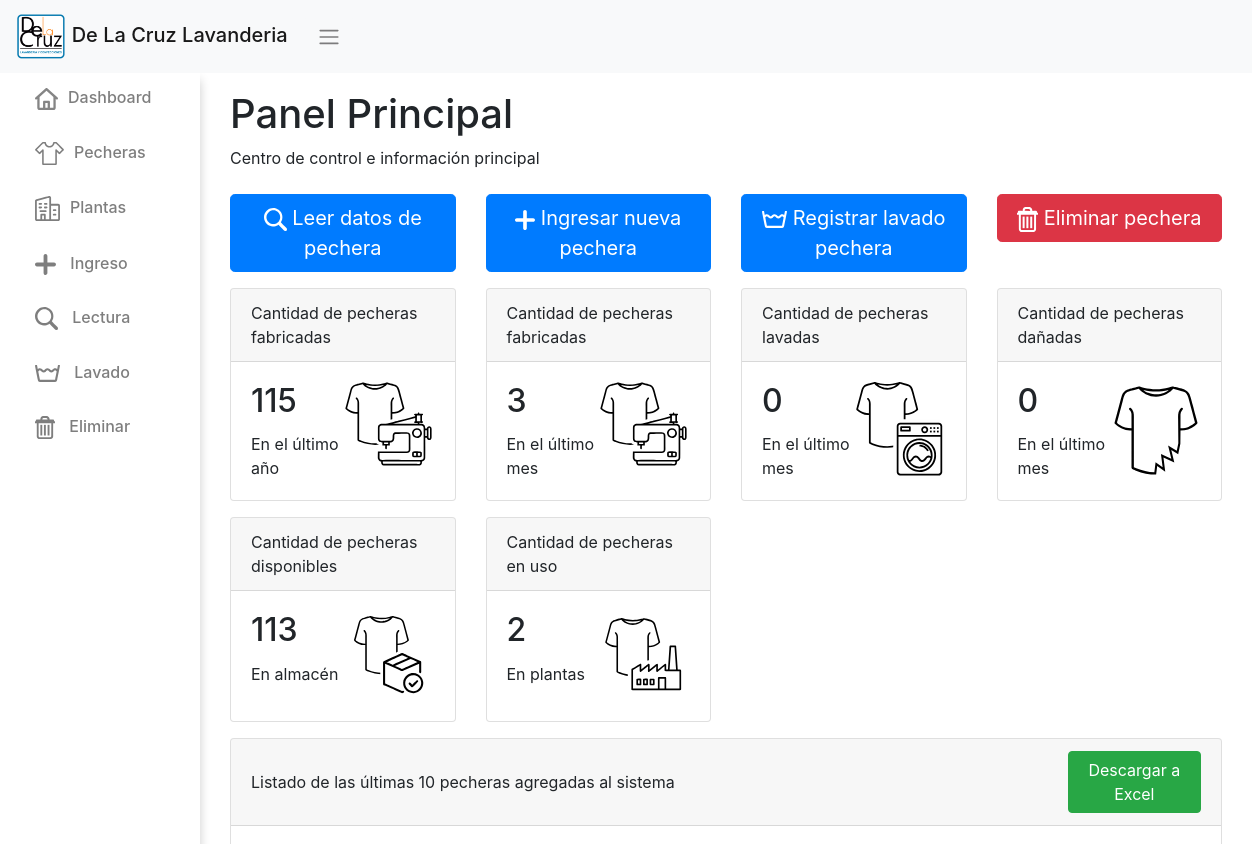
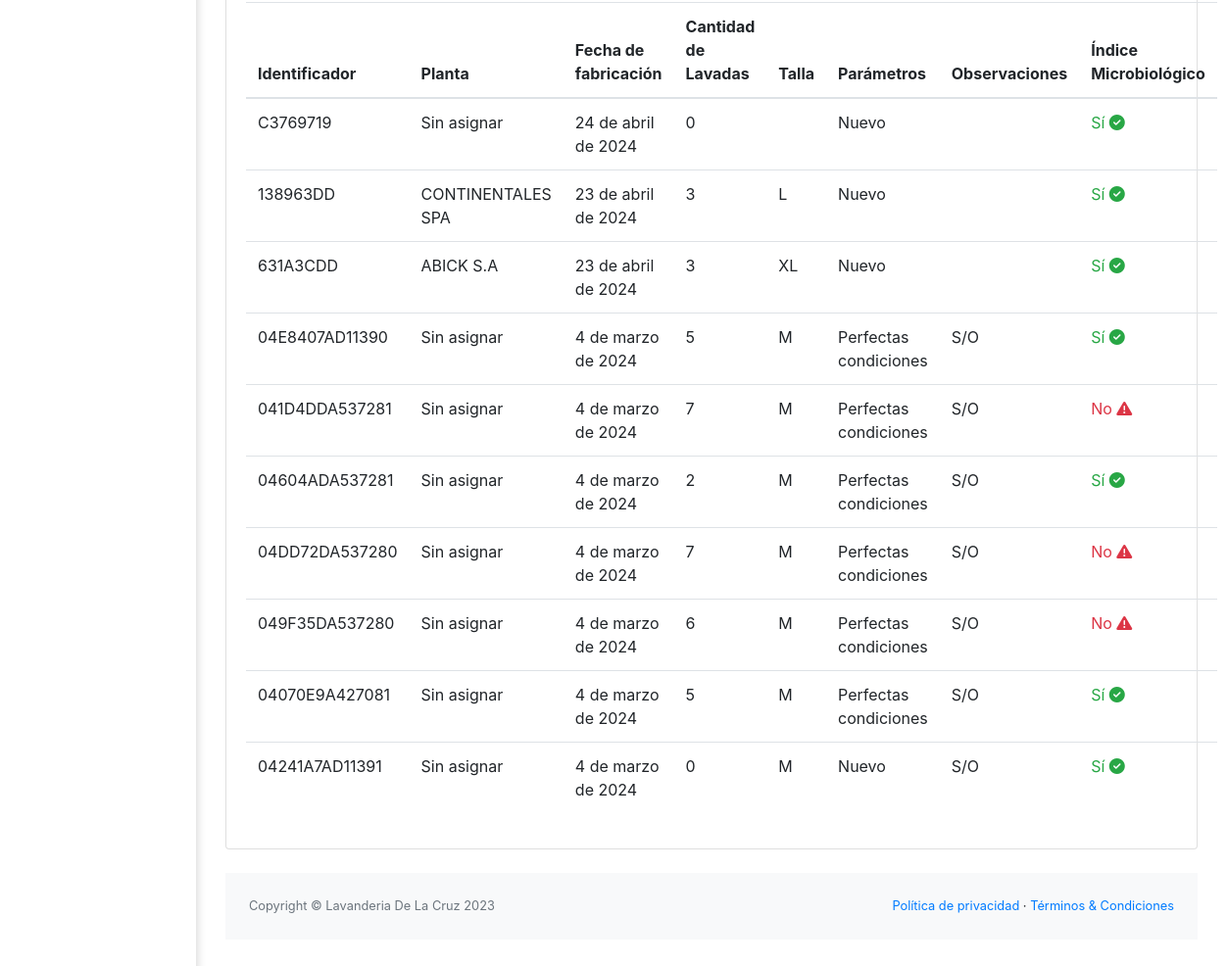
The app's page /, older data (2 pictures, top to bottom).
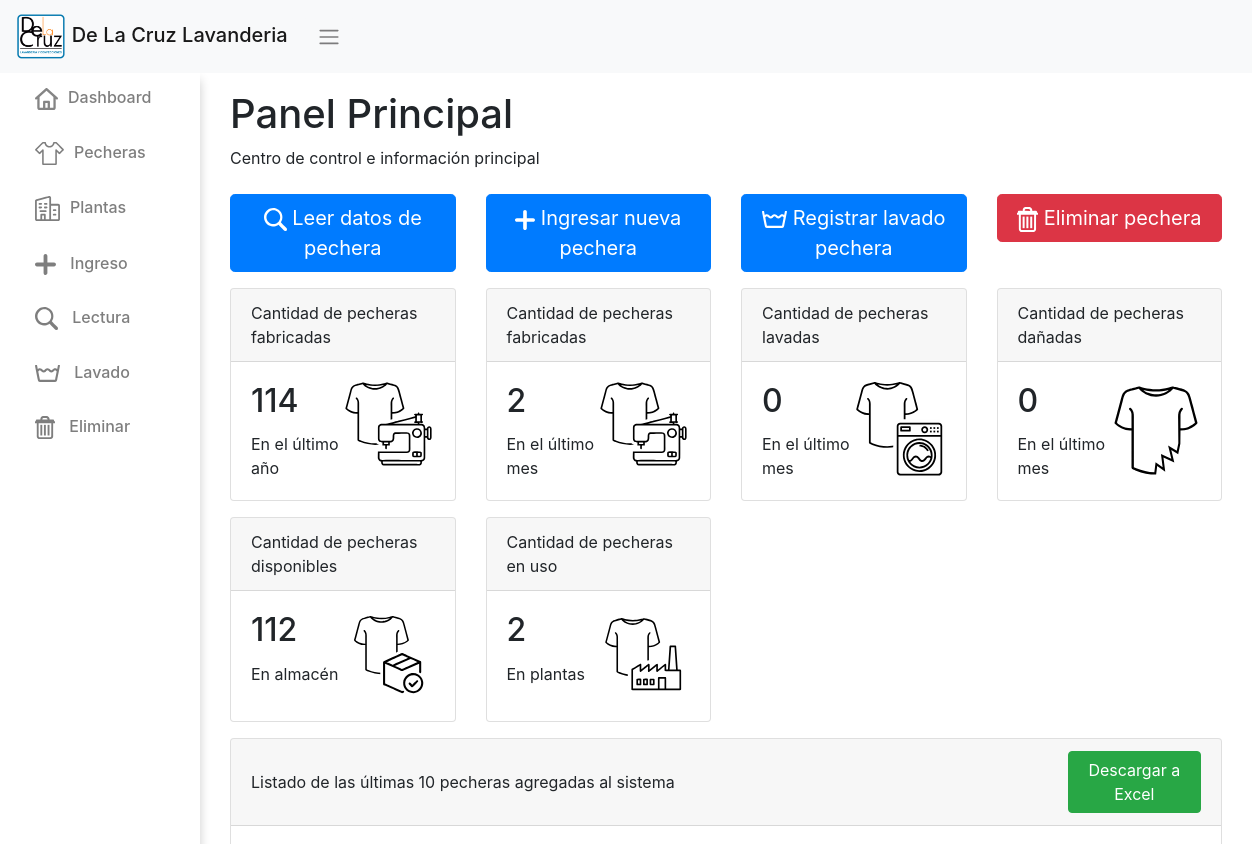
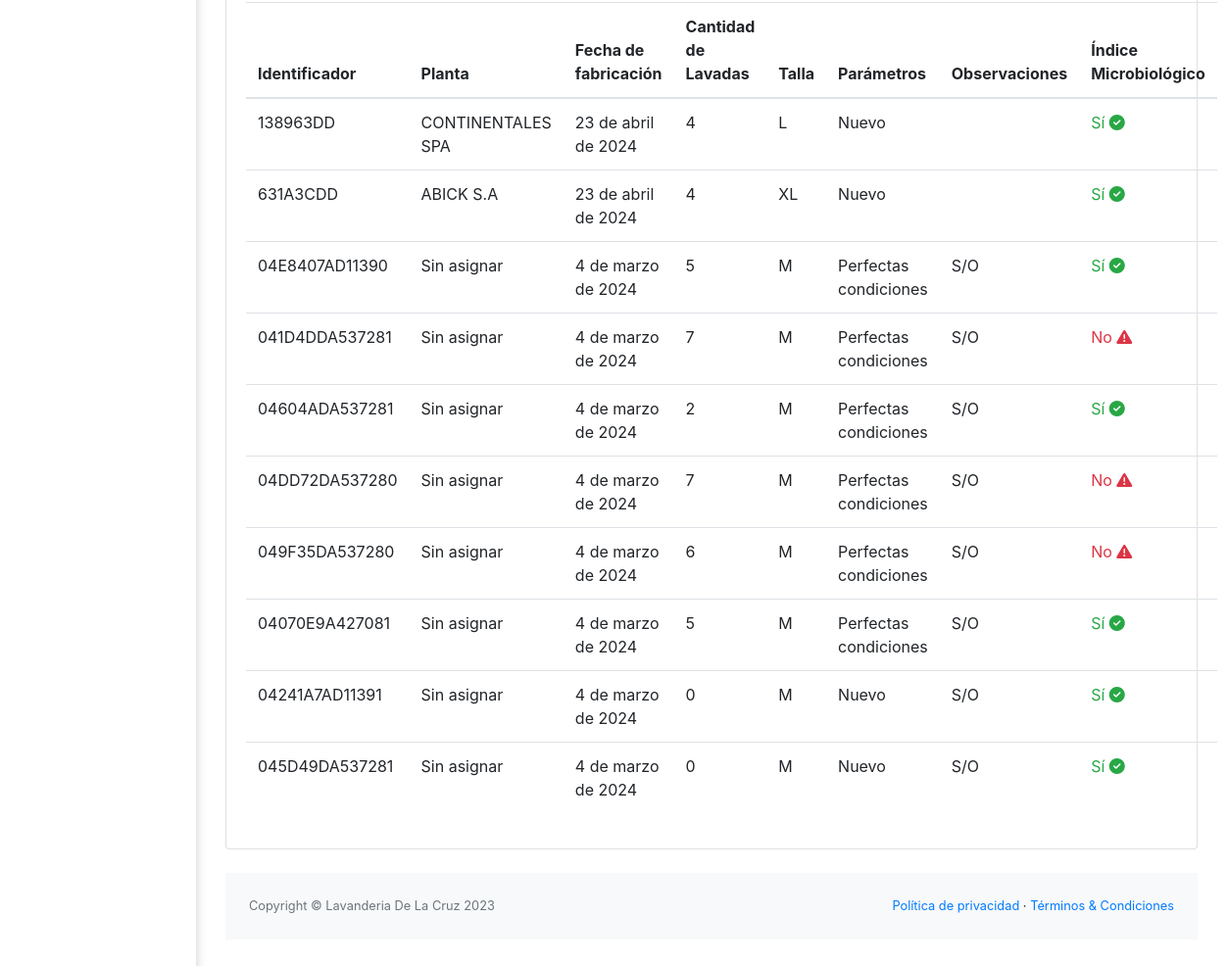
The same page, newer data (2 pictures, top to bottom).
### app/models.py (models this page shows, shortened)
class Pechera(models.Model):
    id_pechera = models.CharField(max_length=100, unique=True)
    fecha_fabricacion = models.DateField(null=True)
    talla = models.CharField(max_length=5)
    cantidad_lavados = models.IntegerField(default=0)
    observaciones = models.CharField(max_length=500, blank=True)
    planta = models.IntegerField (choices=PLANTAS_CHOICES,default=1)
    parameters = models.CharField(max_length=50, choices=PARAMETERS_CHOICES, default='1')
    indice_microbiologico = models.CharField(max_length=2, choices=OPCIONES_INDICE, default='Si', verbose_name="Índice Microbiológico")
    eliminada = models.BooleanField(default=False)

### app/views.py (the view)
# urls.py: path('', index, name='index'),
def index(request):
    latest_pecheras = Pechera.objects.exclude(eliminada=True).order_by('-fecha_fabricacion')[:10]
    today = datetime.now()
    last_year = today - timedelta(days=365)
    manufactured_last_year = Pechera.objects.filter(fecha_fabricacion__gte=last_year).count()
    last_month = today - timedelta(days=30)
    manufactured_last_month = Pechera.objects.filter(fecha_fabricacion__gte=last_month).count()
    washed_last_month = Lavado.objects.filter(fecha_lavado__gte=last_month).count()
    faulty_last_month = Pechera.objects.filter(eliminada=True, fecha_fabricacion__gte=last_month).count()
    disponibles = Pechera.objects.filter(planta__icontains=1,eliminada=False).count()
    pecheras_no_eliminadas = Pechera.objects.exclude(eliminada=True)[:]
    planta = pecheras_no_eliminadas.exclude(planta__iexact=1).count()
    context = {
        'latest_pecheras': latest_pecheras,
        'manufactured_last_year': manufactured_last_year,
        'manufactured_last_month': manufactured_last_month,
        'faulty_last_month': faulty_last_month,
        'washed_last_month': washed_last_month,
        'disponibles': disponibles,
        'planta': planta,
    }
    return render(request, 'app/index.html', context)

### app/templates/app/index.html (shortened to what this page needs)
{% extends 'app/base.html' %}
{% load static %}
{% block contenido %}
  <h1>Panel Principal</h1>
  <Spam>Centro de control e información principal</Spam><br /><br/>
  <div class="row">
    <div class="col-sm-3 mb-3"><a class="btn btn-primary btn-block btn-lg" href="{% url 'lectura' %}" role="button"><img src="{% static 'app\img\lecturaw.svg' %}" width="23" alt="icono lavado" id="iconow"> Leer datos de pechera</a></div>
    <div class="col-sm-3 mb-3"><a class="btn btn-primary btn-block btn-lg" href="{% url 'ingreso' %}" role="button"><img src="{% static 'app\img\plusw.svg' %}" width="20" alt="icono lavado" id="iconow"> Ingresar nueva pechera</a></div>
    <div class="col-sm-3 mb-3"><a class="btn btn-primary btn-block btn-lg" href="{% url 'lavado' %}" role="button"><img src="{% static 'app\img\lavadow.svg' %}" width="25" alt="icono lavado" id="iconow"> Registrar lavado pechera</a></div>
    <div class="col-sm-3 mb-3"><a class="btn btn-danger btn-block btn-lg" href="{% url 'eliminar' %}" role="button"><img src="{% static 'app\img\eliminarw.svg' %}" height="25" alt="icono eliminar" id="iconow"> Eliminar pechera</a></div>
  </div>
  <div class="row">
    <div class="col-sm-3 mb-3">
      <div class="card">
        <div class="card-header">Cantidad de pecheras fabricadas</div>
        <div class="card-body">
          <img src="{% static 'app\img\fabricadas.svg' %}" width="90" alt="fabricadas" style="float: right;">
          <h2 class="card-title">{{ manufactured_last_year }}</h2>
          <p class="card-text">En el último año</p>
        </div>
      </div>
    </div>
    <div class="col-sm-3 mb-3">
      <div class="card">
        <div class="card-header">Cantidad de pecheras fabricadas</div>
        <div class="card-body">
          <img src="{% static 'app\img\fabricadas.svg' %}" width="90" alt="fabricadas" style="float: right;">
          <h2 class="card-title">{{ manufactured_last_month }}</h2>
          <p class="card-text">En el último mes</p>
        </div>
      </div>
    </div>
    <div class="col-sm-3 mb-3">
      <div class="card">
        <div class="card-header">Cantidad de pecheras lavadas</div>
        <div class="card-body">
          <img src="{% static 'app\img\lavadas.svg' %}" width="90" alt="lavadas" style="float: right;">
          <h2 class="card-title">{{ washed_last_month }}</h2>
          <p class="card-text">En el último mes</p>
        </div>
      </div>
    </div>
    <div class="col-sm-3 mb-3">
      <div class="card">
        <div class="card-header">Cantidad de pecheras dañadas</div>
        <div class="card-body">
          <img src="{% static 'app\img\defectuosas.svg' %}" width="90" alt="defectuosas" style="float: right;">
          <h2 class="card-title">{{ faulty_last_month }}</h2>
          <p class="card-text">En el último mes</p>
        </div>
      </div>
    </div>
  </div>
  <div class="row">
    <div class="col-sm-3 mb-3">
      <div class="card">
        <div class="card-header">Cantidad de pecheras disponibles</div>
        <div class="card-body">
          <img src="{% static 'app\img\disponibles.svg' %}" width="90" alt="fabricadas" style="float: right;">
          <h2 class="card-title">{{ disponibles }}</h2>
          <p class="card-text">En almacén</p>
        </div>
      </div>
    </div>
    <div class="col-sm-3 mb-3">
      <div class="card">
        <div class="card-header">Cantidad de pecheras en uso</div>
        <div class="card-body">
          <img src="{% static 'app\img\planta.svg' %}" width="90" alt="fabricadas" style="float: right;">
          <h2 class="card-title">{{ planta }}</h2>
          <p class="card-text">En plantas</p>
        </div>
      </div>
    </div>
  </div>
  <div class="card mb-4">
    <div class="card-header">
      <div class="row" style="display: flex; justify-content: center; align-items: center;">
        <div class="col-sm-10">Listado de las últimas 10 pecheras agregadas al sistema</div>
        <div class="col-sm-2"><a class="btn btn-success btn-block" href="{% url 'exportar_a_excel' %}" role="button" style="margin-left: auto;" id="hide-mobile">Descargar a Excel</a></div>
      </div>
    </div>
    <div class="card-body">
      <table class="table table-responsive-sm table-fluid">
        <thead>
          <tr>
            <th>Identificador</th>
            <th>Planta</th>
            <th>Fecha de fabricación</th>
            <th>Cantidad de Lavadas</th>
            <th>Talla</th>
            <th>Parámetros</th>
            <th>Observaciones</th>
            <th>Índice Microbiológico</th>
          </tr>
        </thead>
        <tbody>
          {% for pechera in latest_pecheras %}
            <tr>
              <td>{{ pechera.id_pechera }}</td>
              <td>{{ pechera.get_planta_display }}</td>
              <td>{{ pechera.fecha_fabricacion }}</td>
              <td>{{ pechera.cantidad_lavados }}</td>
              <td>{{ pechera.talla }}</td>
              <td>{{ pechera.get_parameters_display }}</td>
              <td>{{ pechera.observaciones }}</td>
              <td>
                {% if pechera.indice_microbiologico == 'No' %}
                  <span class="text-danger">No</span>
                  <i class="fas fa-exclamation-triangle text-danger"></i>
                {% elif pechera.indice_microbiologico == 'Si' %}
                  <span class="text-success">Sí</span>
                  <i class="fas fa-check-circle text-success"></i>
                {% else %}
                  <span class="text-warning">Valor no reconocido: {{ pechera.indice_microbiologico }}</span>
                {% endif %}
              </td>
            </tr>
          {% endfor %}
        </tbody>
      </table>
    </div>
  </div>
{% endblock %}

### app/templates/app/base.html (shortened to what this page needs)
<!DOCTYPE html>
<html lang="en">
  <head>
    {% load static %}
    <link rel="stylesheet" type="text/css" href="{% static 'app/css/style.css' %}" />
    <link rel="stylesheet" href="https://cdn.jsdelivr.net/npm/bootstrap@4.3.1/dist/css/bootstrap.min.css" />
  </head>
  <body>
    <nav class="navbar navbar-expand-lg navbar-light bg-light" id="barra">
      <a class="navbar-brand" href="https://delacruzlavanderia.cl/">
        <img src="{% static 'app\img\Logo.png' %}" width="50" alt="logo" />
        <span class="h5">De La Cruz Lavanderia</span>
      </a>
      <button class="btn btn-light" id="toggleBtn"><span class="navbar-toggler-icon"></span></button>
    </nav>
    <div class="sidenav" id="mySidenav">
      <a class="nav-link" href="{% url 'index' %}"><img src="{% static 'app\img\home.svg' %}" width="33" alt="icono home" id="icono">Dashboard</a>
      <a class="nav-link" href="{% url 'listado' %}"><img src="{% static 'app\img\pechera.svg' %}" width="39" alt="icono pechera" id="icono">Pecheras</a>
      <a class="nav-link" href="{% url 'plantas' %}"><img src="{% static 'app\img\plantas.svg' %}" width="35" alt="icono edificio" id="icono">Plantas</a>
      <a class="nav-link" href="{% url 'ingreso' %}"><img src="{% static 'app\img\plus.svg' %}" width="31" alt="icono suma" id="icono"> Ingreso</a>
      <a class="nav-link" href="{% url 'lectura' %}"><img src="{% static 'app\img\lectura.svg' %}" width="33" alt="icono lupa" id="icono"> Lectura</a>
      <a class="nav-link" href="{% url 'lavado' %}"><img src="{% static 'app\img\lavado.svg' %}" width="35" alt="icono lavado" id="icono"> Lavado</a>
      <a class="nav-link" href="{% url 'eliminar' %}"><img src="{% static 'app\img\eliminar.svg' %}" width="30" alt="icono eliminar" id="icono"> Eliminar</a>
    </div>
    <div id="contenido">
      {% block contenido %}
      {% endblock %}
      <footer class="py-4 bg-light mt-auto" id="pie">
        <div class="container-fluid px-4">
          <div class="d-flex align-items-center justify-content-between small">
            <div class="text-muted">Copyright &copy; Lavanderia De La Cruz 2023</div>
            <div>
              <a href="#">Política de privacidad</a>
              &middot;
              <a href="#">Términos &amp; Condiciones</a>
            </div>
          </div>
        </div>
      </footer>
    </div>
  </body>
</html>

### app/static/app/css/style.css (style rules this page uses)
body { margin: 0; padding: 0; }
#contenido { margin-left: 200px; }
#barra { z-index: 1; width: 100%; position: fixed; }
.sidenav { position: fixed; width: 200px; height: 100%; left: 0; bottom: 0; top: 70px; background-color: white; transition: 0.3s; box-shadow: 0px 10px 10px rgba(0, 0, 0, 0.2); }
.sidenav a { padding: 15px 35px; text-decoration: none; font-size: medium; font-weight: 500; color: black; display: block; transition: 0.2s; opacity: 0.5; }
#icono { padding-right: 10px; }
#iconow { padding-right: 10; }
#contenido { transition: margin-left .3s; padding: 90px 30px; }
#pie { position: static; bottom: 0; left: 0; right: 0; }
@media only screen and (min-device-width: 481px) { #hide-mobile { display: block; } }

Row changes from the older to the newer data that the page shows:
removed Pechera: id_pechera "C3769719", planta "Sin asignar", fecha_fabricacion "24 de abril de 2024", cantidad_lavados "0", parameters "Nuevo", indice_microbiologico "Sí"
changed Pechera "138963DD": cantidad_lavados "3" → "4"
changed Pechera "631A3CDD": cantidad_lavados "3" → "4"
now on this page (row unchanged): Pechera: id_pechera "045D49DA537281", planta "Sin asignar", fecha_fabricacion "4 de marzo de 2024", cantidad_lavados "0", talla "M", parameters "Nuevo", observaciones "S/O", indice_microbiologico "Sí"
Text that changed along with them:
{{ manufactured_last_year }}: "115" → "114"
{{ manufactured_last_month }}: "3" → "2"
{{ disponibles }}: "113" → "112"
